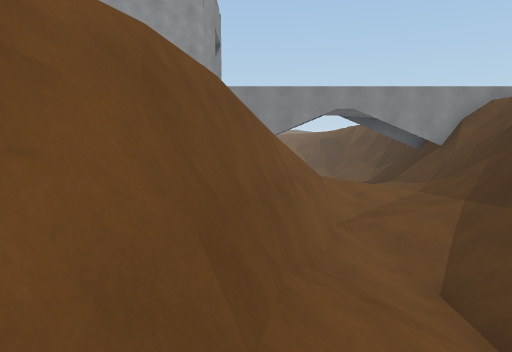
View 1 (above)

24 first-person views from a walk through a Unity game level. The camera is 1.5 m above the floor, tilts 4° down and sees 70° across. The floor is counted in squares, 2 m on a side. Each view is taken from the middle of a square. On the plan, view 1 faces up. The plan holds only what a view shows up to about 11 squares ahead; the rest is blank. The place goes on beyond the plan. The player character is not drawn.

View 2
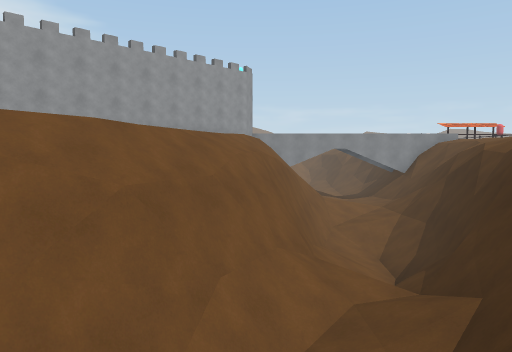

View 3
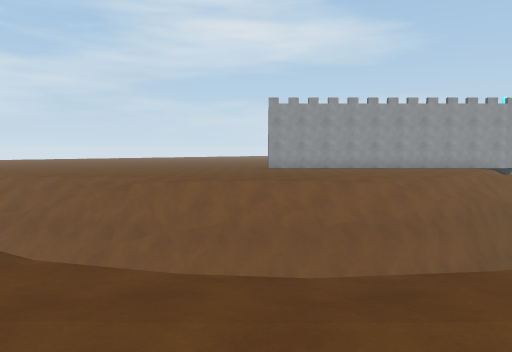

View 4
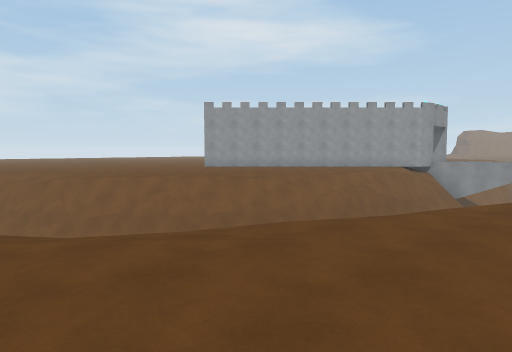

View 5
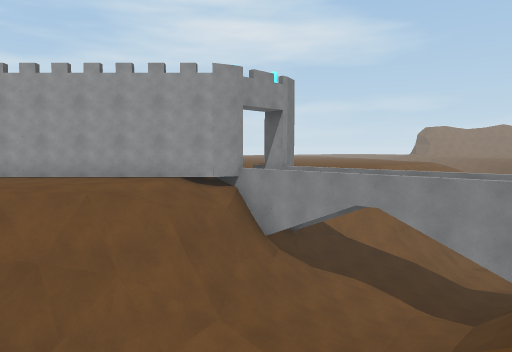

View 6
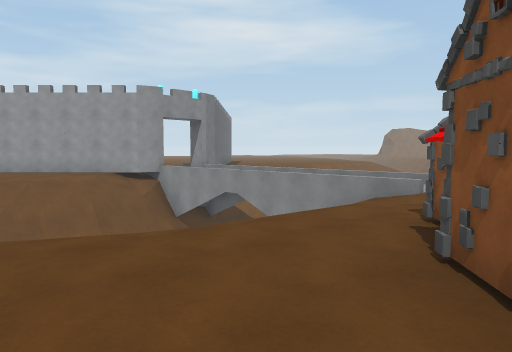

View 7
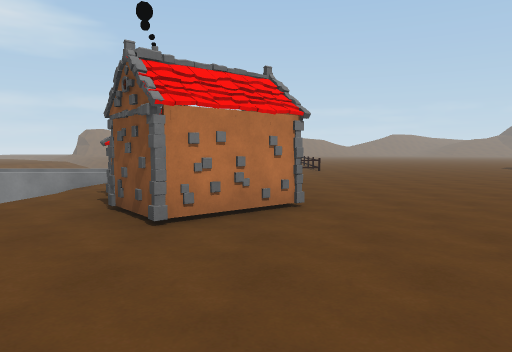

View 8
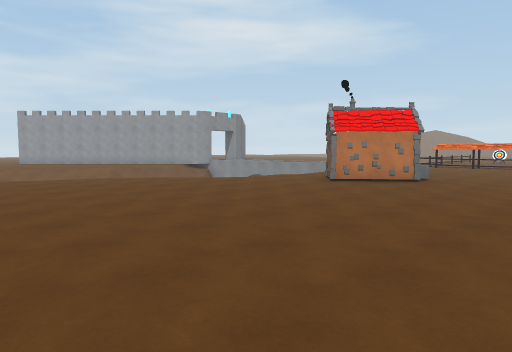

View 9
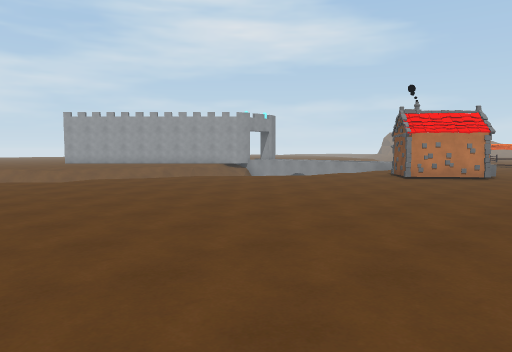

View 10
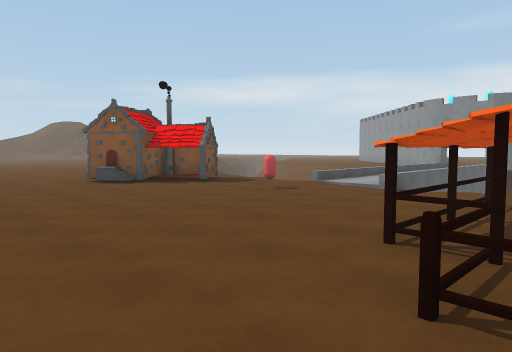

View 11
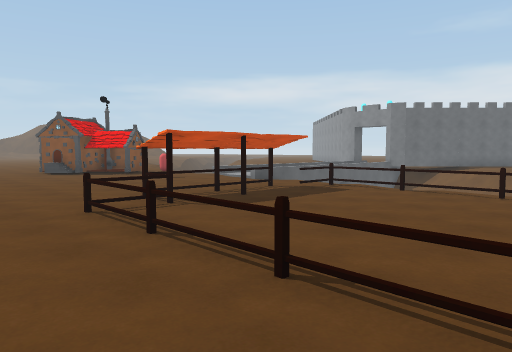

View 12
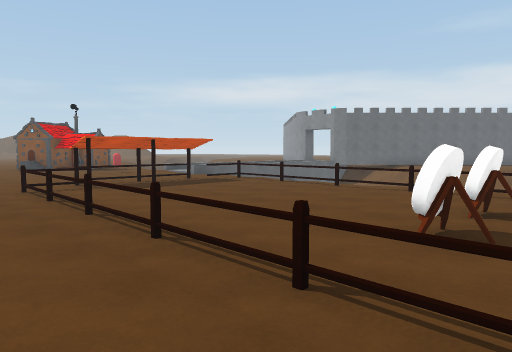

View 13
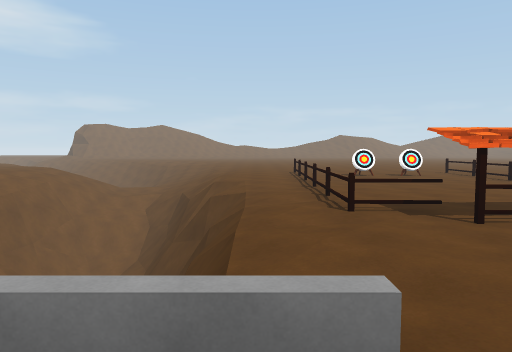

View 14
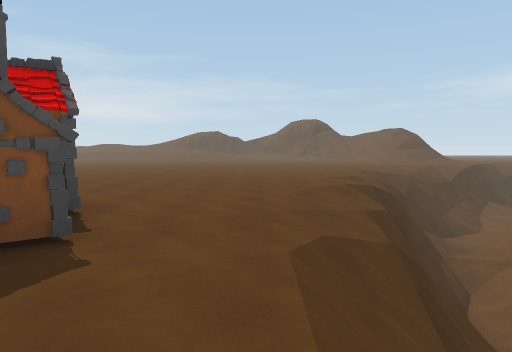

View 15
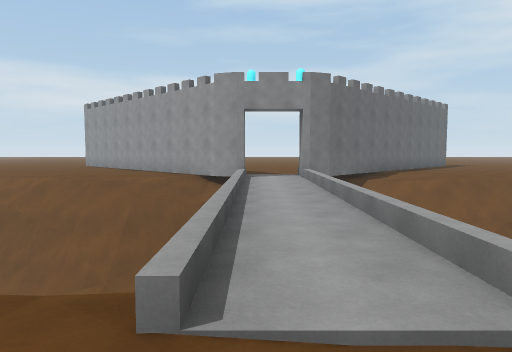

View 16
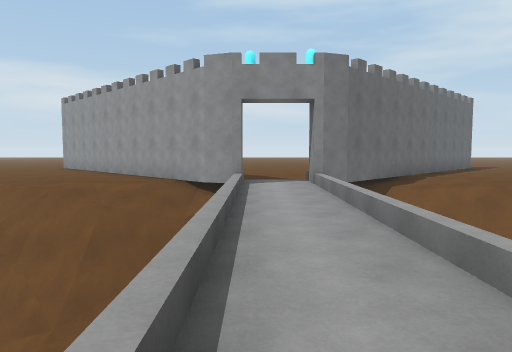

View 17
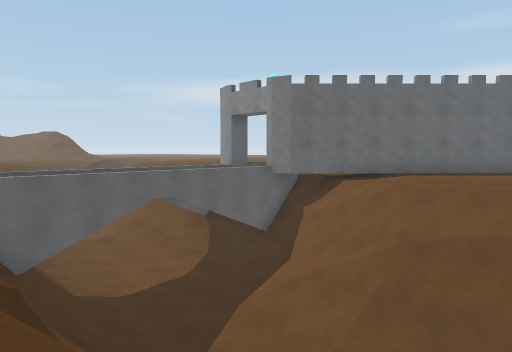

View 18
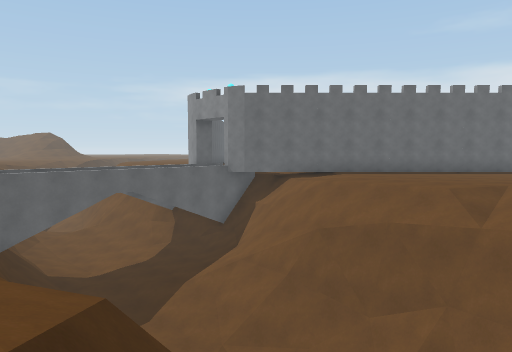

View 19
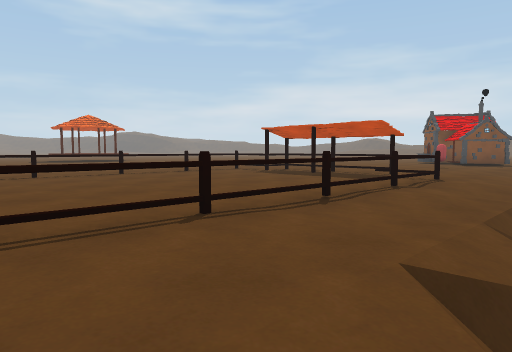

View 20
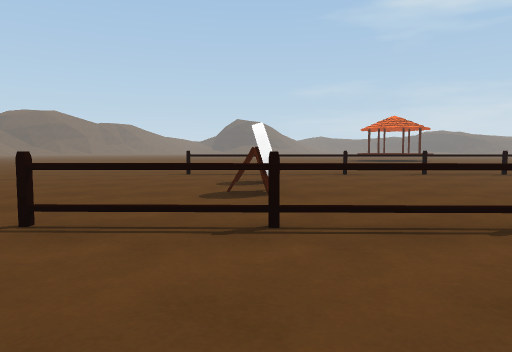

View 21
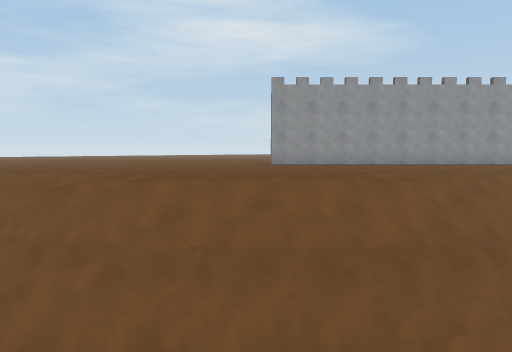

View 22
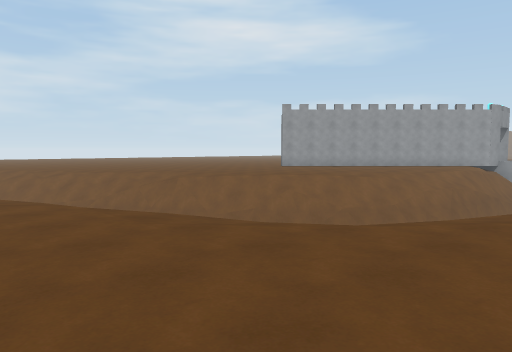

View 23
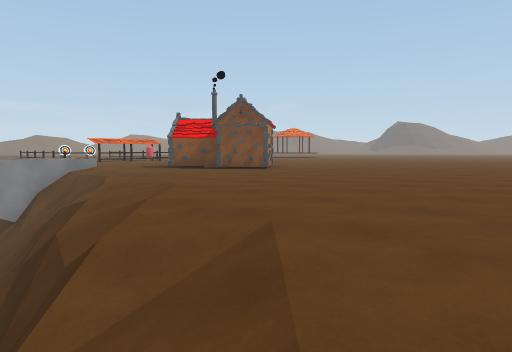

View 24
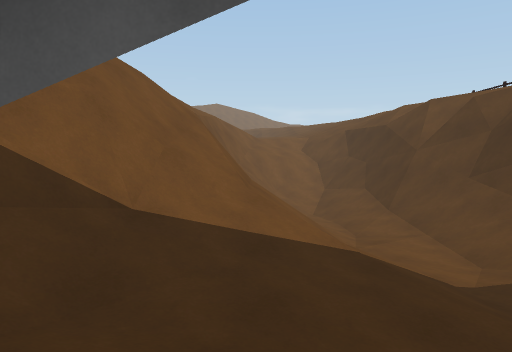

### Floor plan
Key: @ floor where view 1 was taken; # wall or solid block; x gap in a wall; . main floor; - floor 0.25 m lower than the main floor; / step, stairs or slope; = window, fence, low wall or low ledge; v drop or lower ground; T thing the floor can be seen under or through; C red capsule; O other object.
Columns run from 12 left of view 1 to 15 right of it. Each row starts with its distance up from view 1.
 23                    .#....#..
 22            /#=//#v/.#.#..=..
 21            /TT//#//.=....=..
 20       ....//T///#v/.#....#..
 19       ...../T////#v-#....#..
 18        ..../T/////#/=....=..
 17       #....//=//// /#....#..
 16       ##..///=//// /#....=..
 15        ##.//=///// /=TTTT...
 14         ##/#//////#/........
 13          ###/////=#/........
 12         ....//////..........
 11         ....//////....C.....
 10           #/#////=///.......
  9          ##/#///////..O.....
  8         ##./x////=//.OOO....
  7        ##../##///=//.OOO....
  6       ##.../v#//=#//..O....
  5      ##..../##//#//........
  4      #....//#///#//........
  3       ..../v#//#v/.........
  2      ...../##//#v...........
  1     .....//#//##/...........
  0    ......//#@/#//...........
 -1   ......//#///#//...........
 -2  ......//##//= /............
 -3 ......//==   v /...........
 -4 ...//v=//     /...     ....
 -5  .//##///  ////...
 -6  //=#/      //....
 -7          = //.....
 -8          //.....
 -9          .......
-10             ....

Positions as (right, up) in squares from view 1, and headings:
1: (0, 0), facing up
2: (-1, -5), facing up
3: (2, -8), facing up-left
4: (5, -7), facing up-left
5: (6, 4), facing up-left
6: (10, 4), facing up-left
7: (11, 2), facing up
8: (15, -2), facing up-left
9: (14, -4), facing up-left
10: (15, 16), facing down-left
11: (15, 20), facing down-left
12: (15, 23), facing down-left
13: (7, 11), facing up
14: (7, 11), facing down
15: (9, 11), facing left
16: (7, 11), facing left
17: (7, 20), facing down-left
18: (7, 22), facing down-left
19: (6, 22), facing down-right
20: (6, 22), facing right
21: (0, -6), facing up-left
22: (3, -10), facing up-left
23: (3, -1), facing up-right
24: (1, 11), facing up
